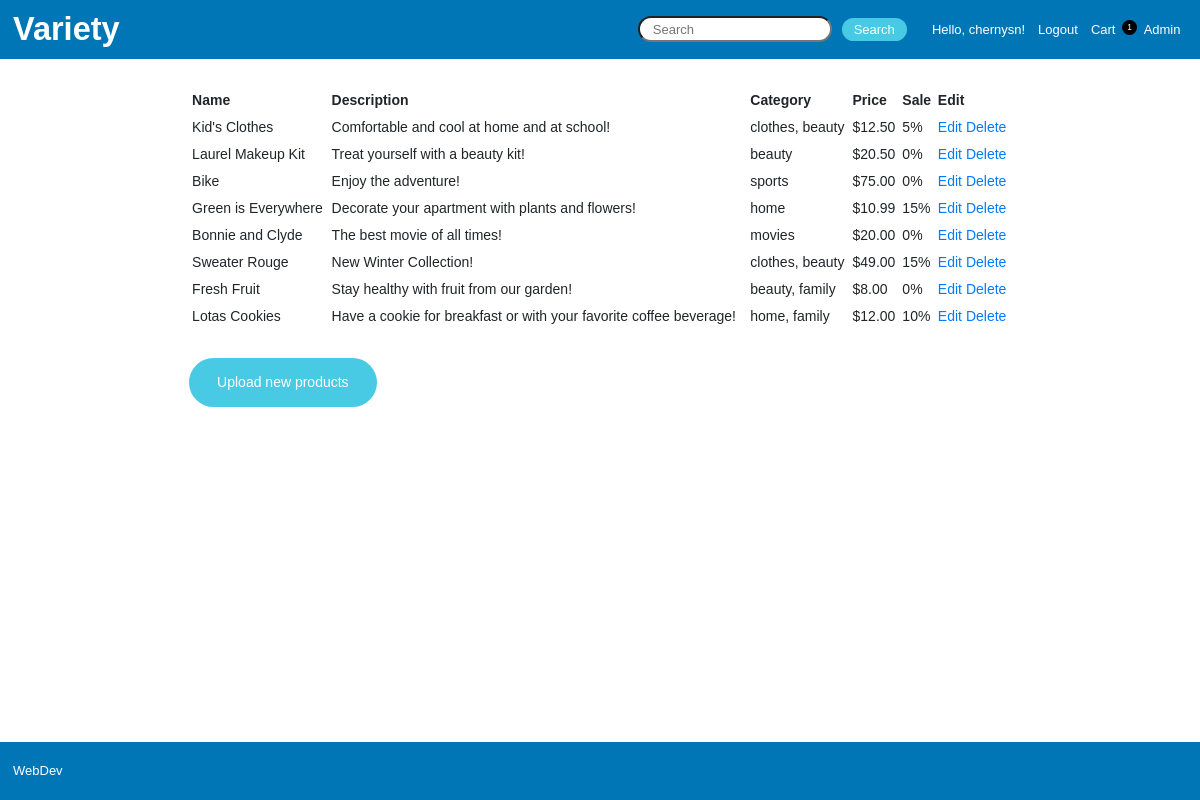
Page /admin_manage (signed in) on the committed database.
### new_shop/models.py (models this page shows, shortened)
class Product(models.Model):
    id = models.AutoField(auto_created=True, primary_key=True)
    name = models.CharField(max_length=500, null=False)
    description = models.CharField(max_length=500, null=False)
    calc_clicks = models.IntegerField(default='0')
    category_id = models.ManyToManyField(Category, related_name='categories')
    price = models.DecimalField(max_digits=100, decimal_places=2, null=False)
    on_sale = models.IntegerField(default=0,
                                  choices=[(i, i) for i in range(0, 101, 5)], null=False)
    image = models.ImageField(upload_to='uploads/')
    product_objects = models.Manager()

class Category(models.Model):
    id = models.AutoField(auto_created=True, primary_key=True)
    name = models.CharField(max_length=500, blank=True, null=True)
    category_objects = models.Manager()

### new_shop/views.py (the view)
# urls.py: path('admin_manage',
def admin_manage(request):
    all_products = Product.product_objects.all()
    return render (request, 'admin_manage_store.html', {'all_products': all_products})

### new_shop/context_processors.py (called while the page is built)
def common_data(request):
    user = request.user
    num_items_cart = 0
    my_cart = AddCart.cart_objects.filter(client=user).order_by('-id')
    for item in my_cart:
        num_items_cart += item.quantity
    return {'num_items_cart': num_items_cart}

### new_shop/templates/admin_manage_store.html
{% extends 'index.html' %}
{% block body %}
<div class="central">
    <div class="admin-page">
        <table>
            <thead>
                <td>Name</td>
                <td>Description</td>
                <td>Category</td>
                <td>Price</td>
                <td>Sale</td>
                <td>Edit</td>
            </thead>
            {% for product in all_products %}
            <tr>
                <td>{{product.name}}</td>
                <td>{{product.description}}</td>
                <td>
                    {% for category in product.category_id.all %}
                    {{category.name}}{% if forloop.last %} {% else %}, {% endif %}
                    {% endfor %}
                </td>
                <td>${{product.price}}</td>
                <td>{{product.on_sale}}%</td>
                <td><a href="{% url 'update_products' product.id %}">Edit</a>
 <a href="{% url 'delete_products' product.id %}">Delete</a>
</td>
            </tr>
            {% endfor %}
        </table>
        <div class="admin-upload-btn">
            <a href="upload_products"><button>Upload new products</button></a>
        </div>
    </div>
</div>
{% endblock %}

### new_shop/templates/index.html (shortened to what this page needs)
{% load static %}
<!DOCTYPE html>
<html lang="en">
<head>
    <link rel="stylesheet" href="https://maxcdn.bootstrapcdn.com/bootstrap/4.0.0/css/bootstrap.min.css"
>
    <link rel="stylesheet" href="{% static 'css/nav-header-footer.css' %}">
    <link rel="stylesheet" href="{% static 'css/body.css' %}">
    <link rel="stylesheet" href="{% static 'css/admin.css' %}">
    <link rel="stylesheet" href="{% static 'css/cart.css' %}">
    <link rel="stylesheet" href="{% static 'css/login-registration.css' %}">
    <link rel="stylesheet" href="{% static 'css/product-card.css' %}">
    <link rel="stylesheet" href="{% static 'css/pricing-discounts.css' %}">
    <link rel="stylesheet" href="{% static 'css/product-details.css' %}">
    <link rel="stylesheet" href="{% static 'css/search-results.css' %}">
    <link rel="stylesheet" href="{% static 'css/media-queries.css' %}">
</head>
<body>
    <div class="header">
        <div class="left-bar">
            <div class="nav-brand">
                <a href="{% url 'index' %}"><b>Variety</b></a>
            </div>
        </div>
        <div class="nav-wrapper">
            <div class="central-bar">
                <span>
                    <form action="{% url 'search' %}" method="POST" class="right-bar-gap">
                        <input type="search" name="search" class="search-field" placeholder="Search" required
                            autocomplete="off">
                        <button type="submit"
                            style="width: 5em; height: 1.8em; border-radius: 1em; background-color: #48cae4; color: white; ">Search</button>
                    </form>
                </span>
            </div>
            <div class="right-bar">
                {% if not user.is_authenticated %}
                <a href="{% url 'login' %}" class="right-bar-gap">Login </a>
                <span style="display: flex; flex-direction: row;"><a href="{% url 'cart' %}"
                        class="right-bar-gap">Cart</a>
                    <div class="cart-num">{{num_items_cart}}</div>
                </span>
                {% else %}
                <span class="right-bar-gap nav-greet">Hello, {{user.username}}! </span>
                <a href="{% url 'logout' %}" class="right-bar-gap">Logout </a>
                <span style="display: flex; flex-direction: row;"><a href="{% url 'cart' %}"
                        class="right-bar-gap">Cart</a>
                    <div class="cart-num">{{num_items_cart}}</div>
                </span>
                {% endif %}
                {% if user.is_superuser %}
                <a href="{% url 'admin_manage' %}" class="right-bar-gap">Admin</a>
                {% endif %}
            </div>
        </div>
    </div>
    <div class="body">
        {% block body %}{% endblock body %}
    </div>
    <div class="footer">
        <a href="https://portfolio.chernysn.tech">WebDev</a>
    </div>
</body>
</html>

### new_shop/static/css/nav-header-footer.css (style rules this page uses)
html, body { margin: 0; padding: 0; width: 100%; font-size: 13px; font-family: Arial, Helvetica, sans-serif; min-height: 100vh; display: flex; flex-direction: column; }
.header, .footer { background-color: rgba(0, 118, 182); padding: 1em; width: 100%; height: 4.5em; box-sizing: border-box; color: white; display: flex; flex-direction: row; justify-content: space-between; align-items: center; }
.footer { margin: 2em 0 0 0; }
.header a, .footer a { text-decoration: none; color: white; }
.nav-wrapper { width: auto; display: flex; align-items: center; justify-content: flex-end; }
.left-bar { display: flex; flex-direction: row; align-items: center; }
.nav-brand { display: flex; flex-direction: row; align-items: center; font-size: 2.5em; }
.central-bar { width: auto; height: 100%; display: none; flex-direction: row; align-items: center; justify-content: flex-end; }
.search-field { width: calc(90% - 5em); height: 2em; border-radius: 1em; padding: 0 1em; margin: 0 0.5em; outline: none; }
.right-bar { display: flex; flex-direction: row; align-items: center; justify-content: flex-end; }
.right-bar-gap { margin: 0 0.5em; }
.cart-num { width: 1.8em; height: 1.8em; border-radius: 1em; color: white; background-color: black; display: flex; justify-content: center; align-items: center; font-size: 0.65em; }
.nav-greet { width: 100%; display: block; }
.nav-greet, .hide { display: none; }

### new_shop/static/css/body.css (style rules this page uses)
.body { flex: 1; }
.central { width: 100%; height: auto; display: flex; flex-direction: row; padding: 0 1em; }

### new_shop/static/css/admin.css (style rules this page uses)
.admin-page { margin: 2em auto; width: 100%; font-size: 10px; height: 100%; }
.admin-page table { width: 100%; }
.admin-page table thead { font-weight: bolder; }
.admin-page table tr td { padding: 3px; }
.admin-upload-btn button, .admin-page-upload button { background-color: #48cae4; color: white; width: auto; padding: 1em 2em; height: 100%; margin: 2em 0; }

### new_shop/static/css/product-card.css (style rules this page uses)
button { width: 8em; height: 3em; cursor: pointer; border-radius: 2em; border: none; }

### new_shop/static/css/media-queries.css (style rules this page uses)
@media screen and (min-width: 600px) { .central-bar { display: flex; } }
@media screen and (min-width: 600px) { .admin-page { font-size: 16px; } }
@media screen and (min-width: 1000px) { body { font-size: 13px; } }
@media screen and (min-width: 1000px) { .central-bar { display: flex; } }
@media screen and (min-width: 1000px) { .nav-greet { display: flex; } }
@media screen and (min-width: 1000px) { .admin-page { margin: 2em auto; width: 70%; font-size: 14px; height: 100%; } }

### rows in the picture
Product: name "Kid's Clothes", description "Comfortable and cool at home and at school!", price "12.50", on_sale "5"
Category: name "clothes"
Category: name "beauty"
Product: name "Laurel Makeup Kit", description "Treat yourself with a beauty kit!", price "20.50", on_sale "0"
Product: name "Bike", description "Enjoy the adventure!", price "75.00", on_sale "0"
Category: name "sports"
Product: name "Green is Everywhere", description "Decorate your apartment with plants and flowers!", price "10.99", on_sale "15"
Category: name "home"
Product: name "Bonnie and Clyde", description "The best movie of all times!", price "20.00", on_sale "0"
Category: name "movies"
Product: name "Sweater Rouge", description "New Winter Collection!", price "49.00", on_sale "15"
Product: name "Fresh Fruit", description "Stay healthy with fruit from our garden!", price "8.00", on_sale "0"
Category: name "family"
Product: name "Lotas Cookies", description "Have a cookie for breakfast or with your favorite coffee beverage!", price "12.00", on_sale "10"

### other values in the picture
{{ user.username }} "chernysn"
{{ num_items_cart }} "1"
